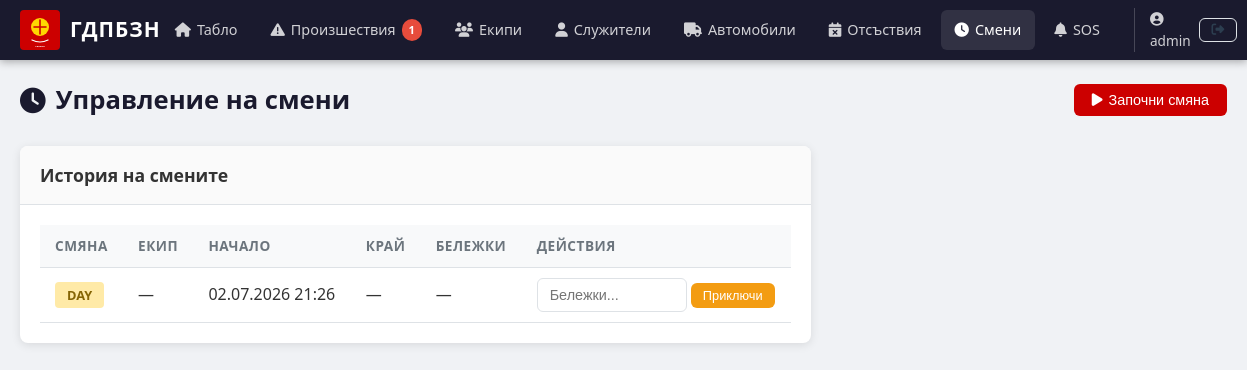
The page /shifts (signed in) on the database its author committed.
### models.py (models this page shows, shortened)
class User(UserMixin, db.Model):
    __tablename__ = 'users'
    id = db.Column(db.Integer, primary_key=True)
    username = db.Column(db.String(64), unique=True, nullable=False)
    email = db.Column(db.String(120), unique=True, nullable=False)
    password_hash = db.Column(db.String(256), nullable=False)
    role = db.Column(db.String(20), default='user')
    created_at = db.Column(db.DateTime, default=datetime.utcnow)
    employee = db.relationship('Employee', backref='user', uselist=False)

class ShiftLog(db.Model):
    __tablename__ = 'shift_logs'
    id = db.Column(db.Integer, primary_key=True)
    shift = db.Column(db.String(20), nullable=False)
    team_id = db.Column(db.Integer, db.ForeignKey('teams.id'), nullable=True)
    started_at = db.Column(db.DateTime, nullable=False)
    ended_at = db.Column(db.DateTime, nullable=True)
    notes = db.Column(db.Text, nullable=True)
    created_by = db.Column(db.Integer, db.ForeignKey('users.id'), nullable=True)

### app.py (the view)
@app.route('/shifts')
@login_required
def shift_list():
    logs = ShiftLog.query.order_by(ShiftLog.started_at.desc()).limit(20).all()
    teams = Team.query.filter_by(is_active=True).all()
    return render_template('shifts.html', logs=logs, teams=teams)

### app.py (called while the page is built)
@login_manager.user_loader
def load_user(user_id):
    return User.query.get(int(user_id))

@app.context_processor
def inject_now():
    return {
        'now': datetime.utcnow(),
        'today': date.today(),
        'active_incidents': Incident.query.filter(
            Incident.status.in_(['reported', 'dispatched', 'on_scene', 'in_progress'])
        ).count()
    }

### templates/shifts.html (shortened to what this page needs)
{% extends "base.html" %}
{% block content %}
<div class="page-header">
    <h1><i class="fas fa-clock"></i> Управление на смени</h1>
    {% if current_user.role == 'admin' %}
    <div class="header-actions">
        <button class="btn btn-primary" onclick="showStartShift()">
            <i class="fas fa-play"></i> Започни смяна
        </button>
    </div>
    {% endif %}
</div>
<div class="row">
    <div class="col-8">
        <div class="card">
            <div class="card-header"><h2>История на смените</h2></div>
            <div class="card-body">
                <table class="table">
                    <thead>
                        <tr>
                            <th>Смяна</th>
                            <th>Екип</th>
                            <th>Начало</th>
                            <th>Край</th>
                            <th>Бележки</th>
                            <th>Действия</th>
                        </tr>
                    </thead>
                    <tbody>
                        {% for log in logs %}
                        <tr>
                            <td><span class="shift-badge shift-{{ log.shift }}">{{ log.shift|upper }}</span></td>
                            <td>{{ log.team.name if log.team else '—' }}</td>
                            <td>{{ log.started_at.strftime('%d.%m.%Y %H:%M') }}</td>
                            <td>{{ log.ended_at.strftime('%d.%m.%Y %H:%M') if log.ended_at else '—' }}</td>
                            <td>{{ log.notes or '—' }}</td>
                            <td>
                                {% if not log.ended_at and current_user.role == 'admin' %}
                                <form method="POST" action="{{ url_for('shift_end', id=log.id) }}" style="display:inline">
                                    <input type="text" name="notes" placeholder="Бележки..." class="form-control form-control-sm" style="width:150px;display:inline">
                                    <button type="submit" class="btn btn-sm btn-warning">Приключи</button>
                                </form>
                                {% endif %}
                            </td>
                        </tr>
                        {% endfor %}
                    </tbody>
                </table>
            </div>
        </div>
    </div>
</div>
{% endblock %}

### templates/base.html (shortened to what this page needs)
<!DOCTYPE html>
<html lang="bg">
<head>
    <link rel="stylesheet" href="{{ url_for('static', filename='css/style.css') }}">
    <link rel="stylesheet" href="https://unpkg.com/leaflet@1.9.4/dist/leaflet.css" />
    <link rel="stylesheet" href="https://cdnjs.cloudflare.com/ajax/libs/font-awesome/6.5.1/css/all.min.css">
</head>
<body>
    {% if current_user.is_authenticated %}
    <nav class="navbar">
        <div class="nav-brand">
            <a href="{{ url_for('dashboard') }}">
                <img src="{{ url_for('static', filename='img/logo.svg') }}" alt="ГДПБЗН" height="40">
                <span class="nav-title">ГДПБЗН</span>
            </a>
        </div>
        <div class="nav-menu">
            <a href="{{ url_for('dashboard') }}" class="nav-link {% if request.endpoint == 'dashboard' %}active{% endif %}">
                <i class="fas fa-home"></i> Табло
            </a>
            <a href="{{ url_for('incident_list') }}" class="nav-link {% if request.endpoint and 'incident' in request.endpoint and request.endpoint != 'incident_create' %}active{% endif %}">
                <i class="fas fa-exclamation-triangle"></i> Произшествия
                {% if active_incidents > 0 %}
                <span class="badge badge-danger">{{ active_incidents }}</span>
                {% endif %}
            </a>
            <a href="{{ url_for('team_list') }}" class="nav-link {% if request.endpoint and 'team' in request.endpoint %}active{% endif %}">
                <i class="fas fa-users"></i> Екипи
            </a>
            <a href="{{ url_for('employee_list') }}" class="nav-link {% if request.endpoint and 'employee' in request.endpoint %}active{% endif %}">
                <i class="fas fa-user"></i> Служители
            </a>
            <a href="{{ url_for('vehicle_list') }}" class="nav-link {% if request.endpoint and 'vehicle' in request.endpoint %}active{% endif %}">
                <i class="fas fa-truck"></i> Автомобили
            </a>
            <a href="{{ url_for('absence_list') }}" class="nav-link {% if request.endpoint and 'absence' in request.endpoint %}active{% endif %}">
                <i class="fas fa-calendar-times"></i> Отсъствия
            </a>
            <a href="{{ url_for('shift_list') }}" class="nav-link {% if request.endpoint and 'shift' in request.endpoint %}active{% endif %}">
                <i class="fas fa-clock"></i> Смени
            </a>
            <a href="{{ url_for('sos_list') }}" class="nav-link sos-link {% if request.endpoint and 'sos' in request.endpoint %}active{% endif %}">
                <i class="fas fa-bell"></i> SOS
            </a>
            <div class="nav-user">
                <span class="user-name"><i class="fas fa-user-circle"></i> {{ current_user.username }}</span>
                <a href="{{ url_for('logout') }}" class="btn btn-sm btn-outline"><i class="fas fa-sign-out-alt"></i></a>
            </div>
        </div>
    </nav>
    {% endif %}
    <main class="container">
        {% block content %}{% endblock %}
    </main>
</body>
</html>

### static/css/style.css (style rules this page uses)
:root { --primary: #cc0000; --primary-dark: #990000; --primary-light: #ff3333; --secondary: #2c3e50; --secondary-light: #34495e; --success: #27ae60; --warning: #f39c12; --danger: #e74c3c; --info: #2980b9; --dark: #1a1a2e; --light: #f8f9fa; --gray: #6c757d; --border: #dee2e6; --shadow: 0 2px 10px rgba(0,0,0,0.1); --radius: 8px; --transition: all 0.3s ease; }
* { margin: 0; padding: 0; box-sizing: border-box; }
body { font-family: 'Segoe UI', system-ui, -apple-system, sans-serif; background: #f0f2f5; color: #333; line-height: 1.6; }
.container { max-width: 1400px; margin: 0 auto; padding: 20px; }
.navbar { background: var(--dark); color: white; padding: 0 20px; display: flex; align-items: center; justify-content: space-between; height: 60px; position: sticky; top: 0; z-index: 1000; box-shadow: 0 2px 8px rgba(0,0,0,0.3); }
.nav-brand a { display: flex; align-items: center; gap: 10px; color: white; text-decoration: none; }
.nav-title { font-size: 1.3rem; font-weight: 700; letter-spacing: 1px; }
.nav-menu { display: flex; align-items: center; gap: 5px; }
.nav-link { color: rgba(255,255,255,0.8); text-decoration: none; padding: 8px 14px; border-radius: 6px; font-size: 0.9rem; transition: var(--transition); display: flex; align-items: center; gap: 6px; }
.nav-link:hover, .nav-link.active { background: rgba(255,255,255,0.1); color: white; }
.nav-link .badge { background: var(--danger); color: white; font-size: 0.7rem; padding: 2px 7px; border-radius: 10px; font-weight: 700; }
.sos-link { animation: sosPulse 2s infinite; }
.nav-user { display: flex; align-items: center; gap: 8px; margin-left: 15px; padding-left: 15px; border-left: 1px solid rgba(255,255,255,0.2); }
.user-name { font-size: 0.85rem; color: rgba(255,255,255,0.8); }
.card { background: white; border-radius: var(--radius); box-shadow: var(--shadow); margin-bottom: 20px; overflow: hidden; }
.card-header { padding: 15px 20px; border-bottom: 1px solid var(--border); display: flex; align-items: center; justify-content: space-between; background: #fafafa; }
.card-header h2, .card-header h3 { font-size: 1.1rem; font-weight: 600; display: flex; align-items: center; gap: 8px; }
.card-body { padding: 20px; }
.page-header { display: flex; align-items: center; justify-content: space-between; margin-bottom: 25px; flex-wrap: wrap; gap: 10px; }
.page-header h1 { font-size: 1.6rem; font-weight: 700; color: var(--dark); display: flex; align-items: center; gap: 10px; }
.header-actions { display: flex; gap: 8px; flex-wrap: wrap; }
.btn { display: inline-flex; align-items: center; gap: 6px; padding: 8px 18px; border: none; border-radius: 6px; font-size: 0.9rem; font-weight: 500; cursor: pointer; text-decoration: none; transition: var(--transition); }
.btn-sm { padding: 5px 12px; font-size: 0.8rem; }
.btn-primary { background: var(--primary); color: white; }
.btn-warning { background: var(--warning); color: white; }
.btn-outline { background: transparent; color: var(--secondary); border: 1px solid var(--border); }
.row { display: flex; gap: 20px; flex-wrap: wrap; }
.col-8 { flex: 0 0 calc(66.666% - 14px); min-width: 350px; }
.table { width: 100%; border-collapse: collapse; }
.table th, .table td { padding: 10px 15px; text-align: left; border-bottom: 1px solid var(--border); }
.table th { background: var(--light); font-weight: 600; font-size: 0.85rem; color: var(--gray); text-transform: uppercase; letter-spacing: 0.5px; }
.shift-badge { display: inline-block; padding: 3px 12px; border-radius: 4px; font-size: 0.8rem; font-weight: 700; }
.shift-day { background: #ffeaa7; color: #856404; }
.form-control { width: 100%; padding: 8px 12px; border: 1px solid var(--border); border-radius: 6px; font-size: 0.9rem; transition: var(--transition); background: white; }

### rows shown on the page
User: username "admin"
ShiftLog: shift "DAY", team "—", started_at "02.07.2026 21:26", ended_at "—", notes "—"

### other values the page prints
{{ active_incidents }} "1"
